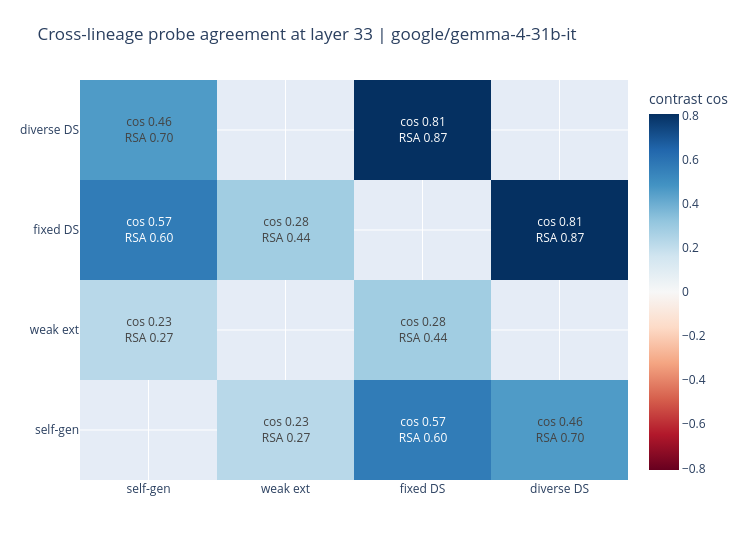

This figure's notebook cell:
### Markdown cell above
## 5. Direction geometry across lineages (E11's R2 read)

**How to read this:** each cell compares two probe sets at layer 33
(geometry peak). Top number: mean per-emotion contrast cosine (do the
DIRECTIONS agree?). Bottom number: RSA over the 12x12 emotion-similarity
matrices (does the SHAPE of emotion space agree?). **What this buys:** the
mechanism picture. A stronger generator converges toward the probed model's
own directions (0.57 versus the weak corpus's 0.22), and the diverse arm
keeps the shape (RSA 0.70) while rotating individual directions (cos 0.46).

### Code cell
# this cell draws the pairwise cosine and RSA matrix across the four lineages
pairs = {**e11["r2_cross_lineage_layer33"], **full_grid["r2_cross_lineage_layer33"]}
short = {"selfgen": "self-gen", "selfgen_postfix": "self-gen",
         "weak_external": "weak ext", "fixed_deepseek_n256": "fixed DS",
         "strong_external": "fixed DS", "diverse_deepseek_n1024": "diverse DS"}
names = ["self-gen", "weak ext", "fixed DS", "diverse DS"]
cos = np.full((4, 4), np.nan)
rsa = np.full((4, 4), np.nan)
# fill both symmetric matrices from the "A_vs_B" pair keys
for pair_key, pair_stats in pairs.items():
    lineage_a, lineage_b = pair_key.split("_vs_")
    if short.get(lineage_a) in names and short.get(lineage_b) in names:
        row = names.index(short[lineage_a])
        col = names.index(short[lineage_b])
        cos[row, col] = cos[col, row] = pair_stats["mean_contrast_cos"]
        rsa[row, col] = rsa[col, row] = pair_stats["rsa_12x12"]
# cell labels: cosine + RSA where the pair was measured, blank otherwise
text = []
for row in range(4):
    row_labels = []
    for col in range(4):
        if np.isnan(cos[row][col]):
            row_labels.append("")
        else:
            row_labels.append(f"cos {cos[row][col]:.2f}<br>RSA {rsa[row][col]:.2f}")
    text.append(row_labels)
fig = go.Figure(go.Heatmap(z=cos, x=names, y=names, text=text, texttemplate="%{text}",
                           colorscale="RdBu", zmid=0, colorbar_title="contrast cos"))
fig.update_layout(title=f"Cross-lineage probe agreement at layer 33 | {MODEL}",
                  width=750, height=560, margin=dict(t=80))
fig.show()

### Figure 1 — Plotly figure (JSON) as saved in the notebook; plotly's stock layout.template omitted (floating-point values rounded to 4 significant figures)
{"data": [{"colorbar": {"title": {"text": "contrast cos"}}, "colorscale": [[0.0, "rgb(103,0,31)"], [0.1, "rgb(178,24,43)"], [0.2, "rgb(214,96,77)"], [0.3, "rgb(244,165,130)"], [0.4, "rgb(253,219,199)"], [0.5, "rgb(247,247,247)"], [0.6, "rgb(209,229,240)"], [0.7, "rgb(146,197,222)"], [0.8, "rgb(67,147,195)"], [0.9, "rgb(33,102,172)"], [1.0, "rgb(5,48,97)"]], "text": [["", "cos 0.23<br>RSA 0.27", "cos 0.57<br>RSA 0.60", "cos 0.46<br>RSA 0.70"], ["cos 0.23<br>RSA 0.27", "", "cos 0.28<br>RSA 0.44", ""], ["cos 0.57<br>RSA 0.60", "cos 0.28<br>RSA 0.44", "", "cos 0.81<br>RSA 0.87"], ["cos 0.46<br>RSA 0.70", "", "cos 0.81<br>RSA 0.87", ""]], "texttemplate": "%{text}", "type": "heatmap", "x": ["self-gen", "weak ext", "fixed DS", "diverse DS"], "y": ["self-gen", "weak ext", "fixed DS", "diverse DS"], "z": [[NaN, 0.2255, 0.5678, 0.4591], [0.2255, NaN, 0.2842, NaN], [0.5678, 0.2842, NaN, 0.8075], [0.4591, NaN, 0.8075, NaN]], "zmid": 0}], "layout": {"height": 560, "margin": {"t": 80}, "title": {"text": "Cross-lineage probe agreement at layer 33 | google/gemma-4-31b-it"}, "width": 750}}
